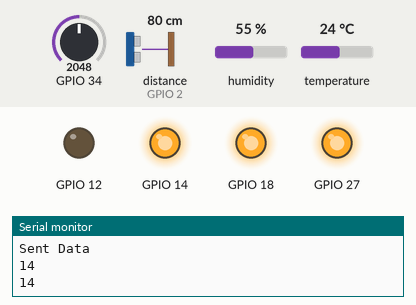
Bench run of a program on a simulated ESP32. Parts: output pins drawn as LEDs (lit = HIGH), the last lines printed to the serial monitor. Wiring (inferred from the names in the program): ultrasonic range finder: trigger GPIO 2; echo GPIO 2. The inputs (shaded band) are chosen by the test bench; at power-on: temperature 24 °C, GPIO 34 = 2048, distance to the obstacle (sensor on GPIO 2) 80 cm, humidity 55 %. The echo pulse lasts 58.3 µs per cm; WiFi joins after 1.5 s; servers stay silent unless stated; uploads are accepted with an empty reply; no MQTT or app messages arrive unless stated.

Above: at 1.2 s.
1.3 s: temperature set to 1.6 °C
7.4 s: temperature set to 1.1 °C
9.5 s: GPIO 34 set to 122
At 10.9 s:
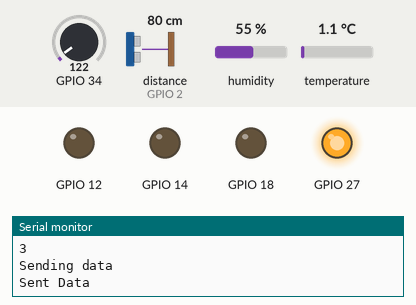
At 14.3 s:
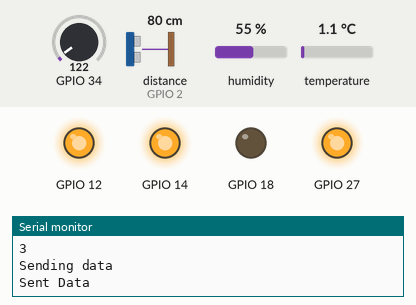
15.6 s: GPIO 34 set to 1228
At 18.9 s:
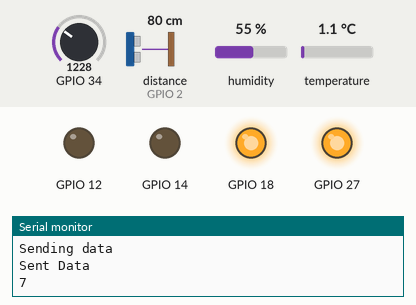
21.7 s: GPIO 34 set to 60
At 24.7 s:
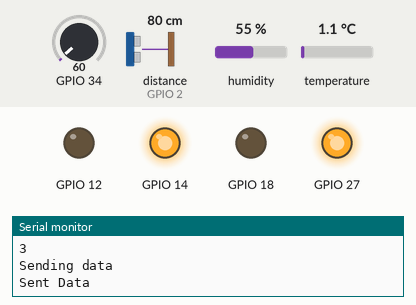
25.3 s: distance to the obstacle (sensor on GPIO 2) set to 2 cm
Timing chart, 0 to 29.6 s (numbered marks = the images above; inputs shaded):
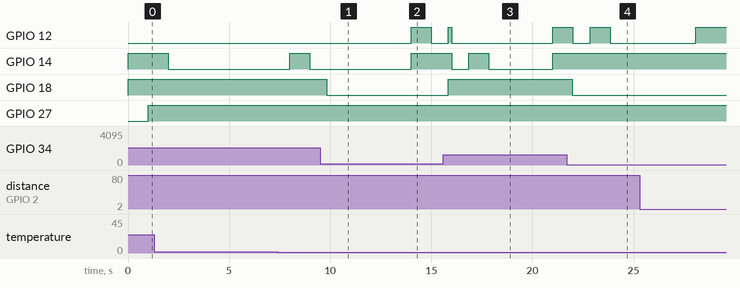

Measured:
- after the input at 9.5 s, GPIO 18: HIGH → LOW after 0.33 s
- after the input at 15.6 s, GPIO 12: LOW → HIGH after 0.25 s instead of 5.4 s; GPIO 14: HIGH → LOW after 0.41 s, → HIGH 0.84 s later, → LOW 1.0 s later, → HIGH 3.2 s later; GPIO 18: LOW → HIGH after 0.25 s
- after the input at 21.7 s, GPIO 14: stays HIGH (without the input it goes to LOW after 1.3 s); GPIO 18: HIGH → LOW after 0.27 s

The program:

main.cpp
```cpp
#include <Arduino.h>
#include <Preferences.h>
#include "DHT.h"
#include <WiFi.h>
#include <WiFiManager.h>
#include <PubSubClient.h>
#include <HTTPClient.h>
#include <HTTPUpdate.h>

#define NUM_REG 30
#define DHTPIN 32
#define DHTTYPE DHT22
#define FW_VERSION 20220128
#define DELAY_MQTT_SECONDS 300
#define MQTT_DIR "franciscogubbins.me"
#define MQTT_PORT 1883


DHT dht(DHTPIN, DHTTYPE);
WiFiManager wifimanager;
WiFiClient wClient;
WiFiClient updateWClient;
PubSubClient mClient(wClient);

uint32_t registros[NUM_REG] = {0};
String mac;
String baseTopicPub;
String baseTopicSub;
const char *fwUrlBase = "http://update.sistena.io/ota/";
bool firstTime = true;


void taskReadSensors(void * params);
void taskAct(void * params);
void taskLeds(void * params);
void taskMQTT(void * params);
void taskExcel(void * params);
void readMoisture(void);
void readDistanceSensor(void);
void readDHT();
bool checkForUpdates();
void update();
String formatMAC(void);
void callback(char *topic, uint8_t *payload, unsigned int length);

void setup() {
  // put your setup code here, to run once:
  Serial.begin(9600);
  disableCore0WDT();
  mac = formatMAC();
  baseTopicPub = String(mac + "/Pub/");
  baseTopicSub = String(mac + "/Sub/");
  pinMode(34, INPUT);
  pinMode(18, OUTPUT);
  pinMode(27, OUTPUT);
  pinMode(14, OUTPUT);
  pinMode(12, OUTPUT);
  dht.begin();
  xTaskCreatePinnedToCore(taskReadSensors, "sensores", 10000, NULL, 4, NULL, 1);
  xTaskCreatePinnedToCore(taskAct, "valvula", 10000, NULL, 4, NULL, 1);
  xTaskCreatePinnedToCore(taskLeds, "leds", 10000, NULL, 4, NULL, 1);
  xTaskCreatePinnedToCore(taskMQTT, "mqtt", 10000, NULL, 4, NULL, 0);
  xTaskCreatePinnedToCore(taskExcel, "excel", 10000, NULL, 4, NULL, 0);
}

void loop() {
  // put your main code here, to run repeatedly:
  delay(2000);
}

void taskReadSensors(void * params) {
  for (;;) {
    readMoisture();
    readDistanceSensor();
    readDHT();
    delay(100);
  }
}

void taskAct(void * params) {
  bool flag = true;
  for (;;) {
    if (registros[1] <= 20) {
      digitalWrite(18, 1); // Abrimos el relé
      registros[10] = 1;
      if (flag) {
        xTaskCreatePinnedToCore(taskLeds, "blink", 1000, 0, 3, NULL, 1);
        flag = false;
      }
    } else {
      registros[10] = 0;
      digitalWrite(18, 0); // Cerramos el relé
      flag = true;
    }
    delay(100);
  }
}

void taskLeds(void * params) {
  int turn = 1;
  for (;;) {
    uint32_t alarms = registros[20];
    unsigned long time = 0;
    Serial.println(alarms);
    if (alarms == 0) {
      digitalWrite(14, 1); // Verde, todo ok
      digitalWrite(12, 0);
      digitalWrite(27, 0);
    } else {
      if (((alarms & 1) == 1) && turn == 1) { // Mucho calor para la planta
        digitalWrite(14, 1);
        digitalWrite(12, 1);
        digitalWrite(27, 1);
      } else if (((alarms & 2) == 2) && turn == 2) { // Falta agua en el tanque
        digitalWrite(14, 1);
        digitalWrite(27, 1);
        digitalWrite(12, 0);
      } else if (((alarms & 4) == 4) && turn == 3) { // Falta agua en la planta
        digitalWrite(27, 1);
        digitalWrite(12, 0);
        digitalWrite(14, 0);
      } else if (((alarms & 8) == 8)  && turn == 4) { // No hay wifi
        digitalWrite(12, 1);
        digitalWrite(14, 0);
        digitalWrite(27, 0);
      } else if (((alarms & 16) == 16) && turn == 5) { // Actualizacion disponible
        digitalWrite(12, 1);
        digitalWrite(14, 1);
        digitalWrite(27, 0);
      } else if (((alarms & 32) == 32)  && turn == 6) { // No hay respuesta del servidor MQTT
        digitalWrite(12, 1);
        digitalWrite(27, 1);
        digitalWrite(14, 0);
      }
    }
    turn++;
    turn = turn % 7;
    vTaskDelay(1000 / portTICK_PERIOD_MS);
  }
}

void taskMQTT(void * params) {
  String APName = String("Planter-" + mac);
  unsigned long time = 0;
  wifimanager.setConnectTimeout(30);
  wifimanager.setConfigPortalTimeout(300);
  mClient.setServer(MQTT_DIR, MQTT_PORT);
  mClient.setCallback(callback);
  for (;;) {
    if (WiFi.status() != WL_CONNECTED) {
      registros[20] = registros[20] | 8;
      if (wifimanager.autoConnect(APName.c_str(), "1234567890")) {
        Serial.println("Conectado a WIFI");
        if (firstTime) {
          update();
          firstTime = false;
        }
      }
    } else {
      registros[20] &= ~(1UL << 3);
      if (!mClient.connected()) {
        String willtopic = String(baseTopicPub + "status");
        registros[20] = registros[20] | 32;
        mClient.connect(mac.c_str(), NULL, NULL, willtopic.c_str(), 0, false, "disconnected", true);
        delay(3000);
        if (mClient.connected()) {
          mClient.subscribe(baseTopicSub.c_str());
          mClient.publish(String(baseTopicPub + "status").c_str(), String("connected").c_str());
          mClient.publish(String(baseTopicPub + "version").c_str(), String(FW_VERSION).c_str());
        }
      } else {
        registros[20] &= ~(1UL << 5);
        if ((millis() - time) > (DELAY_MQTT_SECONDS * 1000)) {
          time = millis();
          for (int i = 0; i < NUM_REG; i++) {
            mClient.publish(String(baseTopicPub + i).c_str(), String(registros[i]).c_str());
          }
        }
        mClient.loop();
      }
    }
    delay(50);
  }
}

void readMoisture(void) {
  unsigned long sum;
  for (int i = 0; i < 20; i++) {
    sum += analogRead(34);
    delay(5);
  }
  registros[0] = sum / 20; // De esta forma evitamos interferencias que puedan entrar.
  float value = map(registros[0], 2432, 1, 0, 100);
  if (value >= 100) {
    registros[1] = 100;
  }
  else if (value <= 0) {
    registros[1] = 0;
  }
  else {
    registros[1] = value;
  }
  if (registros[1] <= 20) {
    registros[20] = registros[20] | 4;
  } else {
    registros[20] &= ~(1UL << 2);
  }
}

void readDistanceSensor(void) {
  unsigned long sum = 0;
  int pin = 2;
  for (int i = 0; i < 5; i++) {
    pinMode(pin, OUTPUT);
    digitalWrite(pin, LOW);
    delayMicroseconds(2);
    digitalWrite(pin, HIGH);
    delayMicroseconds(5);
    digitalWrite(pin,LOW);
    pinMode(pin,INPUT);
    sum += pulseIn(pin,HIGH);
  }
  registros[2] = sum / 5;
  registros[3] = registros[2] / 29.0 / 2.0;
  if (registros[3] > 60) {
    registros[20] = registros[20] | 2;
  } else {
    registros[20] &= ~(1UL << 1);
  }
}

void readDHT() {
  registros[4] = dht.readHumidity();
  registros[5] = dht.readTemperature();
  registros[6] = dht.computeHeatIndex(false);
  if (registros[6] > 100) {
    registros[20] = registros[20] | 1;
  } else {
    registros[20] &= ~(1UL << 0);
  }
}

bool checkForUpdates() {
  registros[20] = registros[20] | 16;
  return true;
}

void update()
{
  String mac = formatMAC();
  String fwURL = String(fwUrlBase);
  fwURL.concat(mac);
  String fwVersionURL = fwURL;
  fwVersionURL.concat(".version");
  HTTPClient httpClient;
  httpClient.begin(updateWClient, fwVersionURL);
  int httpCode = httpClient.GET();
  if (httpCode == 200)
  {
    String newFWVersion = httpClient.getString();
    int newVersion = newFWVersion.toInt();
    if (newVersion > FW_VERSION)
    {
      String fwImageURL = fwURL;
      fwImageURL.concat(".bin");
      mClient.publish(String(baseTopicPub + "/update").c_str(), "Updating");
      delay(5000);
      t_httpUpdate_return ret = httpUpdate.update(updateWClient, fwImageURL); /// FOR ESP32 HTTP FOTA
      delay(5000);
      switch (ret)
      {
      case HTTP_UPDATE_FAILED:
        char currentString[64];
        sprintf(currentString, "\nHTTP_UPDATE_FAILD Error (%d): %s\n", httpUpdate.getLastError(), httpUpdate.getLastErrorString().c_str()); /// FOR ESP32
        mClient.publish(String(baseTopicPub + "/update").c_str(), currentString);
        break;
      case HTTP_UPDATE_NO_UPDATES:
        break;
      }
    }
    else
    {
      char currentString[64];
      sprintf(currentString, "\nNot necessary to update. Actual v: %d\n", FW_VERSION);
      mClient.publish(String(baseTopicPub + "/update").c_str(), currentString);
    }
  }
  else
  {
    char currentString[64];
    sprintf(currentString, "\nVersión del firmware no alcanzable, Error HTTP: %d\n", httpCode);
    mClient.publish(String(baseTopicPub + "/update").c_str(), currentString);
  }
}


String formatMAC(void) {
  String mac = WiFi.macAddress();
  mac.remove(2, 1);
  mac.remove(4, 1);
  mac.remove(6, 1);
  mac.remove(8, 1);
  mac.remove(10, 1);
  return mac;
}

void callback(char *topic, uint8_t *payload, unsigned int length)
{
  char payloadToChar[50] = {0};
  String parsedTopic = String(topic);
  parsedTopic = parsedTopic.substring(baseTopicSub.length());
  int reg = parsedTopic.toInt();
  if (reg != 0) {
    if (reg >= 10 && reg < 20 ) {
      for (int i = 0; i < length; i++)
      {
        payloadToChar[i] = payload[i];
      }
      String parsedPayload = String(payloadToChar);
      registros[reg] = parsedPayload.toInt();
    }
  } else {
    if (parsedTopic == "restart") {
      ESP.restart();
    }
  }
}

void taskExcel(void * params) {
  WiFiClient *wifi_client = new WiFiClient();
  HTTPClient *http_client = new HTTPClient();
  while(true) {
    Serial.println("Sending data");
    String sample = "";
    for (int i = 0; i < NUM_REG; i++) {
      sample.concat(registros[i]);
      sample.concat(";");
    }
    http_client->begin(*wifi_client, String("http://franciscogubbins.me:3001/toExcel/" + formatMAC()));
    http_client->addHeader("content-type", "application/octet-stream");
    http_client->POST((uint8_t *)sample.c_str(), sample.length());
    http_client->end();
    Serial.println("Sent Data");
    vTaskDelay(1800 / portTICK_PERIOD_MS);
  }
}
```
